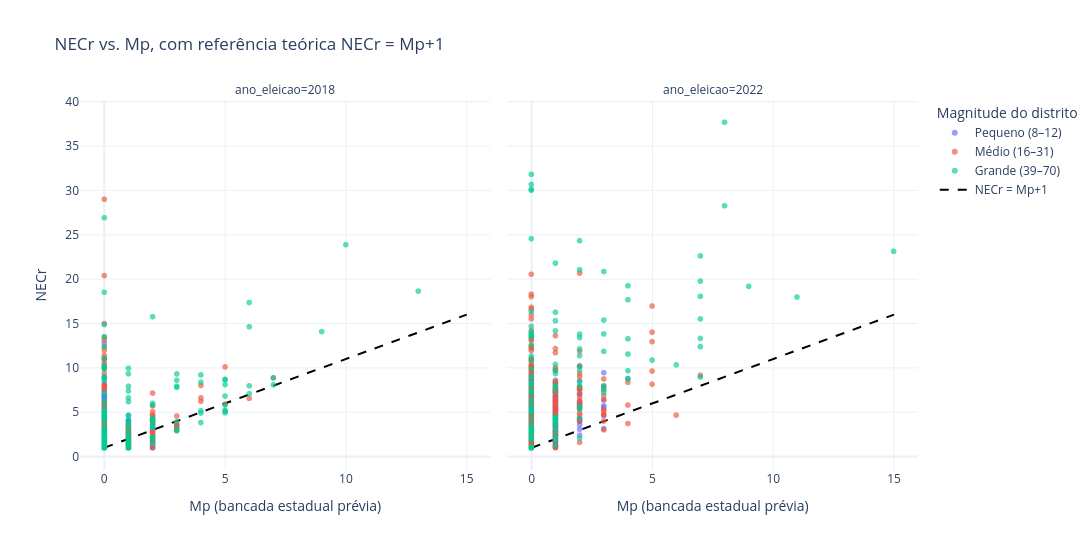

Write notebook code for a chart like this one.
### Markdown cell above
## 9. NECr vs. $M_p$: dispersão geral com referência teórica $M_p$+1

Cada ponto é uma lista (partido × UF); passe o mouse para identificar partido/UF. A linha
tracejada é a previsão teórica NECr = $M_p$+1.

### Code cell
fig = px.scatter(
    listas_rec, x="Mp", y="NECr", color="dm_cat", facet_col="ano_eleicao",
    hover_data=["sg_uf", "sg_partido", "n_cands", "n_fundados"],
    category_orders={"dm_cat": ordem_dm, "ano_eleicao": ["2018", "2022"]},
    labels={"Mp": "Mp (bancada estadual prévia)", "NECr": "NECr", "dm_cat": "Magnitude do distrito"},
    title="NECr vs. Mp, com referência teórica NECr = Mp+1",
    opacity=0.65,
)
mp_max = listas_rec["Mp"].max()
for ax in ["x", "x2"]:
    fig.add_trace(go.Scatter(
        x=[0, mp_max], y=[1, mp_max + 1], mode="lines", line=dict(dash="dash", color="black"),
        name="NECr = Mp+1", showlegend=(ax == "x"),
    ), row=1, col=1 if ax == "x" else 2)
fig.update_layout(template="plotly_white", width=1150, height=550)
fig.show()

### Figure 1 — Plotly figure (JSON) as saved in the notebook; plotly's stock layout.template omitted (floating-point values rounded to 4 significant figures; data arrays with more than 128 entries replaced by an {"elided": "..."} marker saying what was removed)
{"data": [{"customdata": {"elided": "413x4 mixed values"}, "hovertemplate": "Magnitude do distrito=Pequeno (8–12)<br>ano_eleicao=2018<br>Mp (bancada estadual prévia)=%{x}<br>NECr=%{y}<br>sg_uf=%{customdata[0]}<br>sg_partido=%{customdata[1]}<br>n_cands=%{customdata[2]}<br>n_fundados=%{customdata[3]}<extra></extra>", "legendgroup": "Pequeno (8–12)", "marker": {"color": "#636efa", "opacity": 0.65, "symbol": "circle"}, "mode": "markers", "name": "Pequeno (8–12)", "showlegend": true, "type": "scattergl", "x": {"elided": "413 int values"}, "xaxis": "x", "y": {"elided": "413 float values"}, "yaxis": "y"}, {"customdata": {"elided": "321x4 mixed values"}, "hovertemplate": "Magnitude do distrito=Pequeno (8–12)<br>ano_eleicao=2022<br>Mp (bancada estadual prévia)=%{x}<br>NECr=%{y}<br>sg_uf=%{customdata[0]}<br>sg_partido=%{customdata[1]}<br>n_cands=%{customdata[2]}<br>n_fundados=%{customdata[3]}<extra></extra>", "legendgroup": "Pequeno (8–12)", "marker": {"color": "#636efa", "opacity": 0.65, "symbol": "circle"}, "mode": "markers", "name": "Pequeno (8–12)", "showlegend": false, "type": "scattergl", "x": {"elided": "321 int values"}, "xaxis": "x2", "y": {"elided": "321 float values"}, "yaxis": "y2"}, {"customdata": {"elided": "242x4 mixed values"}, "hovertemplate": "Magnitude do distrito=Médio (16–31)<br>ano_eleicao=2018<br>Mp (bancada estadual prévia)=%{x}<br>NECr=%{y}<br>sg_uf=%{customdata[0]}<br>sg_partido=%{customdata[1]}<br>n_cands=%{customdata[2]}<br>n_fundados=%{customdata[3]}<extra></extra>", "legendgroup": "Médio (16–31)", "marker": {"color": "#EF553B", "opacity": 0.65, "symbol": "circle"}, "mode": "markers", "name": "Médio (16–31)", "showlegend": true, "type": "scattergl", "x": {"elided": "242 int values"}, "xaxis": "x", "y": {"elided": "242 float values"}, "yaxis": "y"}, {"customdata": {"elided": "210x4 mixed values"}, "hovertemplate": "Magnitude do distrito=Médio (16–31)<br>ano_eleicao=2022<br>Mp (bancada estadual prévia)=%{x}<br>NECr=%{y}<br>sg_uf=%{customdata[0]}<br>sg_partido=%{customdata[1]}<br>n_cands=%{customdata[2]}<br>n_fundados=%{customdata[3]}<extra></extra>", "legendgroup": "Médio (16–31)", "marker": {"color": "#EF553B", "opacity": 0.65, "symbol": "circle"}, "mode": "markers", "name": "Médio (16–31)", "showlegend": false, "type": "scattergl", "x": {"elided": "210 int values"}, "xaxis": "x2", "y": {"elided": "210 float values"}, "yaxis": "y2"}, {"customdata": {"elided": "131x4 mixed values"}, "hovertemplate": "Magnitude do distrito=Grande (39–70)<br>ano_eleicao=2018<br>Mp (bancada estadual prévia)=%{x}<br>NECr=%{y}<br>sg_uf=%{customdata[0]}<br>sg_partido=%{customdata[1]}<br>n_cands=%{customdata[2]}<br>n_fundados=%{customdata[3]}<extra></extra>", "legendgroup": "Grande (39–70)", "marker": {"color": "#00cc96", "opacity": 0.65, "symbol": "circle"}, "mode": "markers", "name": "Grande (39–70)", "showlegend": true, "type": "scattergl", "x": {"elided": "131 int values"}, "xaxis": "x", "y": {"elided": "131 float values"}, "yaxis": "y"}, {"customdata": {"elided": "117x4 mixed values"}, "hovertemplate": "Magnitude do distrito=Grande (39–70)<br>ano_eleicao=2022<br>Mp (bancada estadual prévia)=%{x}<br>NECr=%{y}<br>sg_uf=%{customdata[0]}<br>sg_partido=%{customdata[1]}<br>n_cands=%{customdata[2]}<br>n_fundados=%{customdata[3]}<extra></extra>", "legendgroup": "Grande (39–70)", "marker": {"color": "#00cc96", "opacity": 0.65, "symbol": "circle"}, "mode": "markers", "name": "Grande (39–70)", "showlegend": false, "type": "scattergl", "x": [0, 2, 1, 0, 1, 0, 0, 2, 1, 2, 0, 1, 4, 0, 0, 1, 0, 5, 1, 0, 7, 0, 1, 0, 3, 0, 7, 0, 0, 3, 0, 0, 3, 2, 2, 0, 0, 1, 7, 0, 1, 7, 1, 0, 1, 1, 4, 3, 1, 0, 7, 0, 1, 0, 4, 1, 3, 0, 0, 0, 0, 0, 2, 1, 1, 1, 4, 11, 0, 0, 0, 6, 0, 0, 2, 0, 4, 0, 2, 0, 1, 1, 0, 0, 2, 1, 7, 0, 0, 2, 0, 2, 3, 0, 1, 0, 0, 15, 0, 1, 2, 0, 0, 2, 2, 4, 7, 3, 0, 8, 0, 0, 0, 9, 1, 8, 0], "xaxis": "x2", "y": [3.213, 5.645, 1.975, 13.46, 4.406, 6.0, 2.778, 2.075, 9.356, 9.694, 30.02, 14.16, 13.27, 7.146, 2.0, 3.151, 4.974, 10.88, 3.805, 16.38, 15.51, 5.091, 1.251, 7.686, 13.82, 13.68, 19.78, 1.0, 8.935, 15.38, 5.043, 1.0, 7.236, 24.32, 13.41, 1.075, 3.0, 8.0, 12.4, 5.594, 7.43, 8.96, 8.011, 8.273, 4.346, 4.234, 11.56, 7.99, 3.93, 2.212, 18.06, 8.214, 3.383, 2.875, 9.676, 10.39, 20.86, 1.0, 10.82, 14.03, 8.266, 30.67, 5.401, 2.578, 16.27, 1.989, 8.756, 17.98, 9.866, 13.85, 24.56, 10.34, 2.657, 2.084, 13.8, 2.932, 19.25, 4.218, 10.2, 2.0, 9.71, 4.502, 2.978, 1.082, 12.13, 4.101, 22.62, 2.02, 11.33, 4.325, 14.69, 21.06, 7.61, 31.81, 1.991, 9.0, 6.476, 23.13, 12.57, 21.8, 8.428, 7.329, 30.1, 11.38, 7.925, 17.68, 13.31, 11.85, 3.088, 28.27, 5.311, 3.605, 2.838, 19.19, 15.3, 37.68, 1.0], "yaxis": "y2"}, {"line": {"color": "black", "dash": "dash"}, "mode": "lines", "name": "NECr = Mp+1", "showlegend": true, "type": "scatter", "x": [0, 15], "xaxis": "x", "y": [1, 16], "yaxis": "y"}, {"line": {"color": "black", "dash": "dash"}, "mode": "lines", "name": "NECr = Mp+1", "showlegend": false, "type": "scatter", "x": [0, 15], "xaxis": "x2", "y": [1, 16], "yaxis": "y2"}], "layout": {"annotations": [{"font": {}, "showarrow": false, "text": "ano_eleicao=2018", "x": 0.245, "xanchor": "center", "xref": "paper", "y": 1.0, "yanchor": "bottom", "yref": "paper"}, {"font": {}, "showarrow": false, "text": "ano_eleicao=2022", "x": 0.755, "xanchor": "center", "xref": "paper", "y": 1.0, "yanchor": "bottom", "yref": "paper"}], "height": 550, "legend": {"title": {"text": "Magnitude do distrito"}, "tracegroupgap": 0}, "title": {"text": "NECr vs. Mp, com referência teórica NECr = Mp+1"}, "width": 1150, "xaxis": {"anchor": "y", "domain": [0.0, 0.49], "title": {"text": "Mp (bancada estadual prévia)"}}, "xaxis2": {"anchor": "y2", "domain": [0.51, 1.0], "matches": "x", "title": {"text": "Mp (bancada estadual prévia)"}}, "yaxis": {"anchor": "x", "domain": [0.0, 1.0], "title": {"text": "NECr"}}, "yaxis2": {"anchor": "x2", "domain": [0.0, 1.0], "matches": "y", "showticklabels": false}}}
